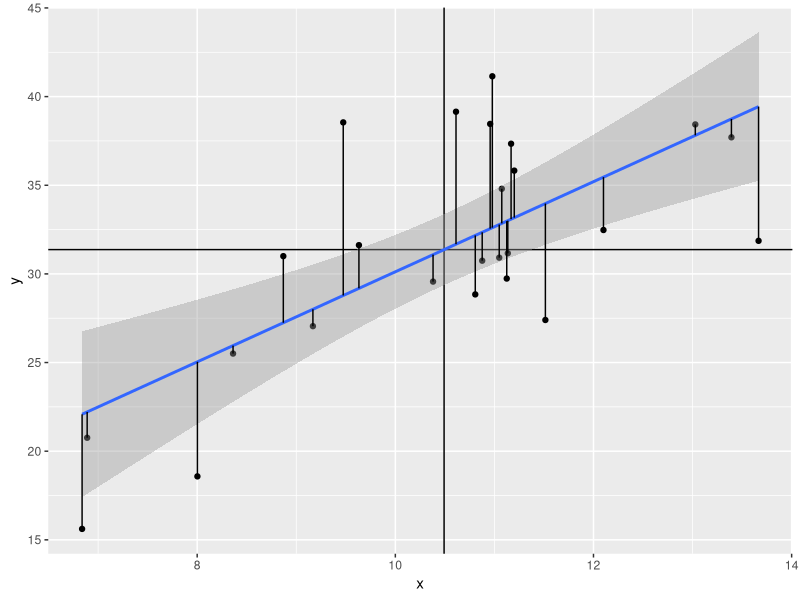

Write the R code that produced this figure.
library(ggplot2)
library(dplyr)
sample_size = 25
x = rnorm(sample_size,10,2)
beta0=3
beta1=2.5
u = rnorm(sample_size,0,4.5)
y=beta0+beta1*x+u
df = data.frame(x=x,y=y)
fit = lm(y~x,data=df)
hat_beta0=fit$coefficients[1]
hat_beta1=fit$coefficients[2]
df = df %>% mutate(hat_y=hat_beta0+hat_beta1*x,mean_y=mean(y),hat_u=y-hat_y)
df %>% ggplot(aes(x=x,y=y))+
  geom_point()+
  geom_hline(aes(yintercept=mean(y)))+
  geom_vline(aes(xintercept=mean(x)))+
  geom_smooth(method='lm')+
  geom_segment(aes(xend=x,yend=hat_y))